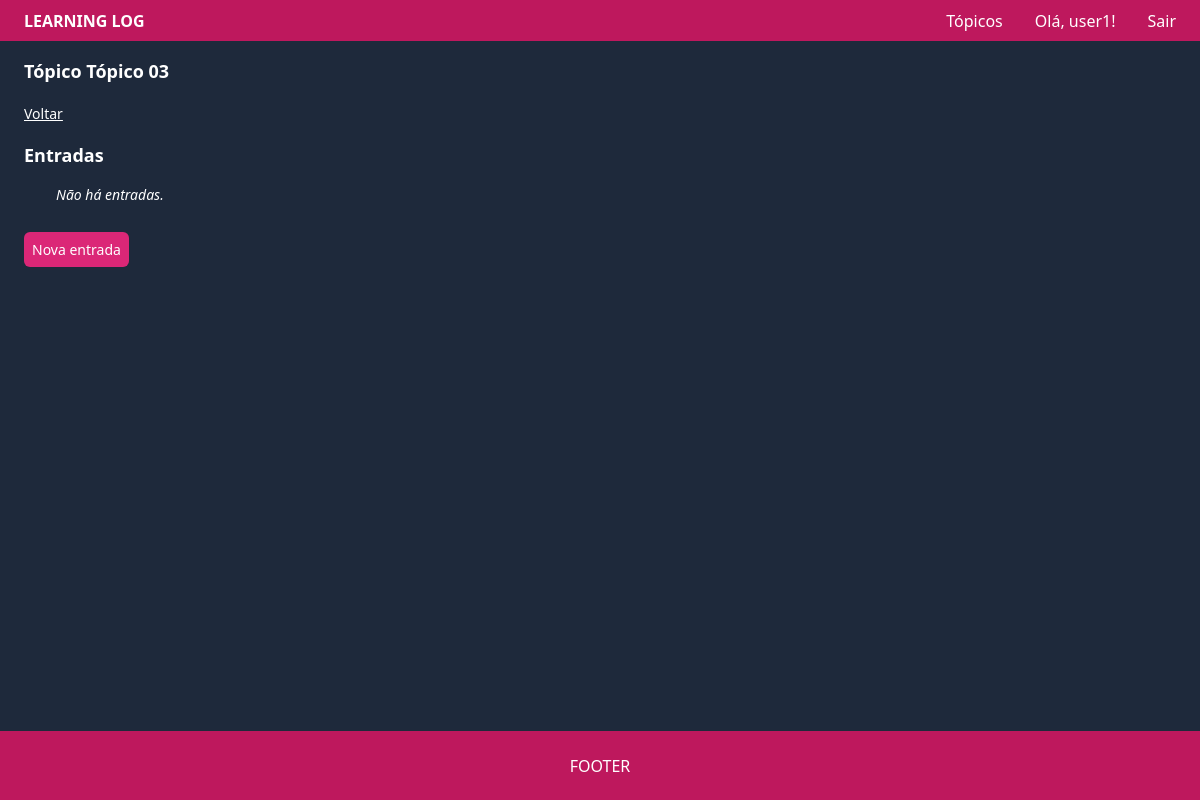
/topic/3/ (signed in), run on an earlier commit of the app's database.
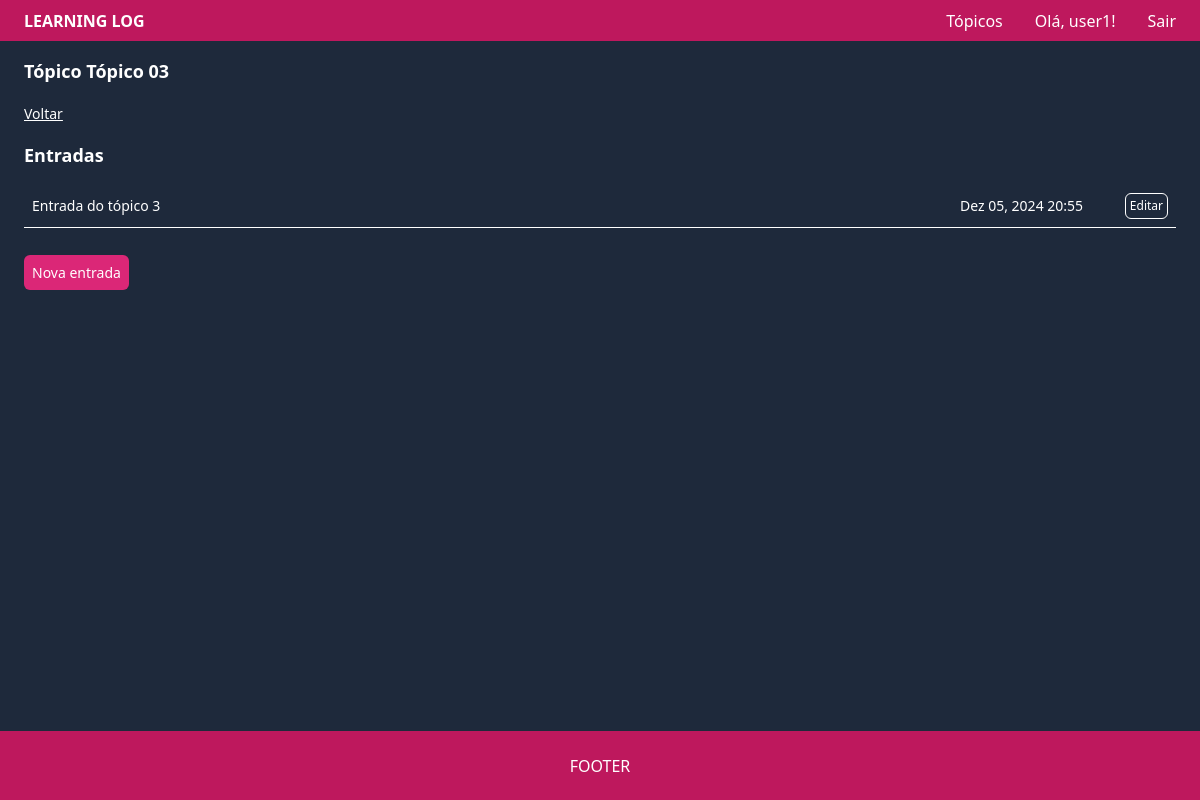
And on a later commit of the database.
### learning_logs/models.py (models this page shows, shortened)
class Entry(models.Model):
	topic = models.ForeignKey(Topic, on_delete=models.CASCADE)
	text = models.TextField()
	date_added = models.DateTimeField(auto_now_add=True)
	class Meta:
		verbose_name_plural = 'entries'

### learning_logs/views.py (the view)
# urls.py: path('topic/<topic_id>/', views.topic, name='topic'),
@login_required
def topic(request, topic_id):
	topic = Topic.objects.get(id=topic_id)
	if topic.owner != request.user:
		raise Http404
	entries = topic.entry_set.order_by('-date_added')
	context = {
		'topic': topic,
		'entries': entries
	}
	return render(request, 'learning_logs/topic.html', context)

### learning_logs/models.py (called while the page is built)
	def __str__(self):
		return self.text

### learning_logs/templates/learning_logs/topic.html
{% extends "learning_logs/base.html" %}
{% block content %}
	<h2 class="text-lg font-semibold mb-4">Tópico {{topic}}</h2>
	<a href="{% url 'topics' %}" class="hover:opacity-80 text-sm underline">Voltar</a>
	<h3 class="my-4 font-bold text-lg">Entradas</h3>
	<ul class="w-full mb-8">
		{% for entry in entries %}
			<li class="p-2 grid grid-cols-[1fr_8rem_3rem] justify-between items-center gap-8 border-b border-b-white text-sm">
				<span>{{entry.text | linebreaks}}</span>
				<span>{{entry.date_added | date:'M d, Y H:i'}}</span>
				<a
					href="{% url 'edit_entry' entry.id %}"
					class="hover:opacity-80 border border-white p-1 rounded-md text-xs w-fit justify-self-end"
				>
					Editar
				</a>
			</li>
		{% empty%}
			<li class="italic ml-8 text-sm">Não há entradas.</li>
		{% endfor %}
	</ul>
	<a href="{% url 'new_entry' topic.id %}" class="bg-pink-600 p-2 rounded-md hover:opacity-80 text-sm">
		Nova entrada
	</a>
{% endblock content %}

What changed in the data, as far as the page shows it:
added Entry: text "Entrada do tópico 3", date_added "Dez 05, 2024 20:55"
Also different on the page:
text no longer shown: "Não há entradas."
